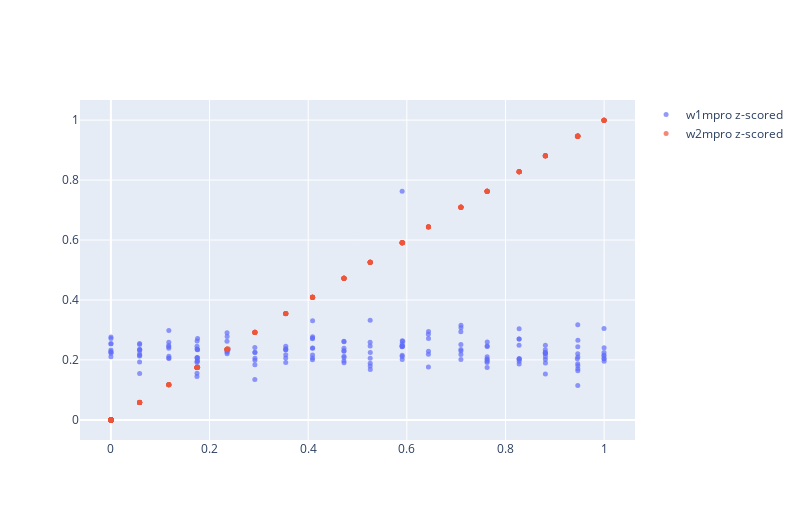

Notebook code cell kept with this figure:
### Code cell
validaccessor = list(valid)[0]
idx = 8
ex = (validaccessor[0][idx], validaccessor[1][idx])
print(ex[1])
plot_from_tensor(ex[0])
# print(ex[0])

### Figure 1 — Plotly figure (JSON) as saved in the notebook; plotly's stock layout.template omitted (floating-point values rounded to 4 significant figures; data arrays with more than 128 entries replaced by an {"elided": "..."} marker saying what was removed)
{"data": [{"marker": {"opacity": 0.7, "size": 5}, "mode": "markers", "name": "w1mpro z-scored", "type": "scatter", "x": {"elided": "1000 float values"}, "y": {"elided": "1000 float values"}}, {"marker": {"opacity": 0.7, "size": 5}, "mode": "markers", "name": "w2mpro z-scored", "type": "scatter", "x": {"elided": "1000 float values"}, "y": {"elided": "1000 float values"}}], "layout": {"height": 520, "width": 800}}
